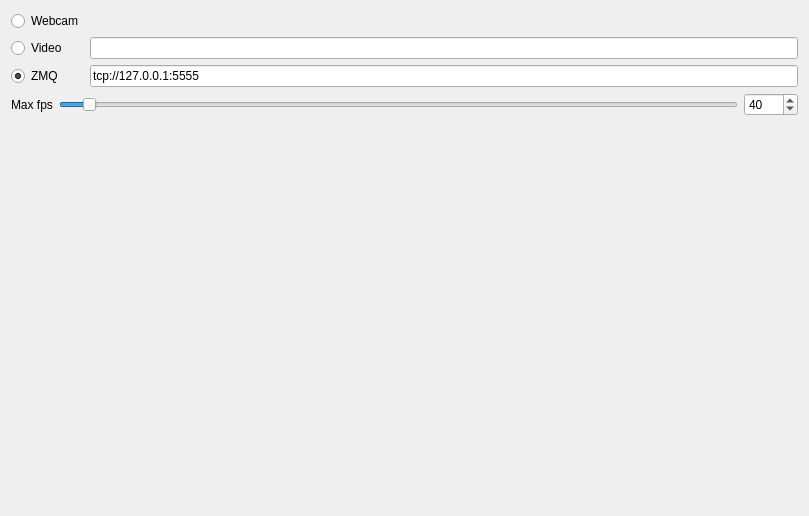
<?xml version="1.0" encoding="UTF-8"?>
<ui version="4.0">
 <class>source_select</class>
 <widget class="QWidget" name="source_select">
  <property name="geometry">
   <rect>
    <x>0</x>
    <y>0</y>
    <width>809</width>
    <height>516</height>
   </rect>
  </property>
  <property name="windowTitle">
   <string>Form</string>
  </property>
  <layout class="QVBoxLayout" name="verticalLayout">
   <item>
    <layout class="QGridLayout" name="gridLayout">
     <item row="0" column="0">
      <widget class="QRadioButton" name="radioButtonWebcam">
       <property name="text">
        <string>Webcam</string>
       </property>
      </widget>
     </item>
     <item row="1" column="0">
      <widget class="QRadioButton" name="radioButtonVideo">
       <property name="text">
        <string>Video</string>
       </property>
      </widget>
     </item>
     <item row="1" column="1">
      <widget class="QLineEdit" name="lineEditVideo"/>
     </item>
     <item row="2" column="0">
      <widget class="QRadioButton" name="radioButtonZMQ">
       <property name="text">
        <string>ZMQ</string>
       </property>
       <property name="checked">
        <bool>true</bool>
       </property>
      </widget>
     </item>
     <item row="2" column="1">
      <widget class="QLineEdit" name="lineEditZMQ">
       <property name="text">
        <string>tcp://127.0.0.1:5555</string>
       </property>
      </widget>
     </item>
    </layout>
   </item>
   <item>
    <layout class="QHBoxLayout" name="horizontalLayout">
     <item>
      <widget class="QLabel" name="label">
       <property name="text">
        <string>Max fps</string>
       </property>
      </widget>
     </item>
     <item>
      <widget class="QSlider" name="horizontalSliderMaxFPS">
       <property name="minimum">
        <number>5</number>
       </property>
       <property name="maximum">
        <number>1000</number>
       </property>
       <property name="value">
        <number>40</number>
       </property>
       <property name="orientation">
        <enum>Qt::Horizontal</enum>
       </property>
      </widget>
     </item>
     <item>
      <widget class="QSpinBox" name="spinBoxMaxFPS">
       <property name="minimum">
        <number>5</number>
       </property>
       <property name="maximum">
        <number>1000</number>
       </property>
       <property name="value">
        <number>40</number>
       </property>
      </widget>
     </item>
    </layout>
   </item>
   <item>
    <spacer name="verticalSpacer">
     <property name="orientation">
      <enum>Qt::Vertical</enum>
     </property>
     <property name="sizeHint" stdset="0">
      <size>
       <width>20</width>
       <height>393</height>
      </size>
     </property>
    </spacer>
   </item>
  </layout>
 </widget>
 <resources/>
 <connections>
  <connection>
   <sender>horizontalSliderMaxFPS</sender>
   <signal>valueChanged(int)</signal>
   <receiver>spinBoxMaxFPS</receiver>
   <slot>setValue(int)</slot>
   <hints>
    <hint type="sourcelabel">
     <x>753</x>
     <y>94</y>
    </hint>
    <hint type="destinationlabel">
     <x>781</x>
     <y>95</y>
    </hint>
   </hints>
  </connection>
  <connection>
   <sender>spinBoxMaxFPS</sender>
   <signal>valueChanged(int)</signal>
   <receiver>horizontalSliderMaxFPS</receiver>
   <slot>setValue(int)</slot>
   <hints>
    <hint type="sourcelabel">
     <x>775</x>
     <y>103</y>
    </hint>
    <hint type="destinationlabel">
     <x>750</x>
     <y>107</y>
    </hint>
   </hints>
  </connection>
 </connections>
</ui>
